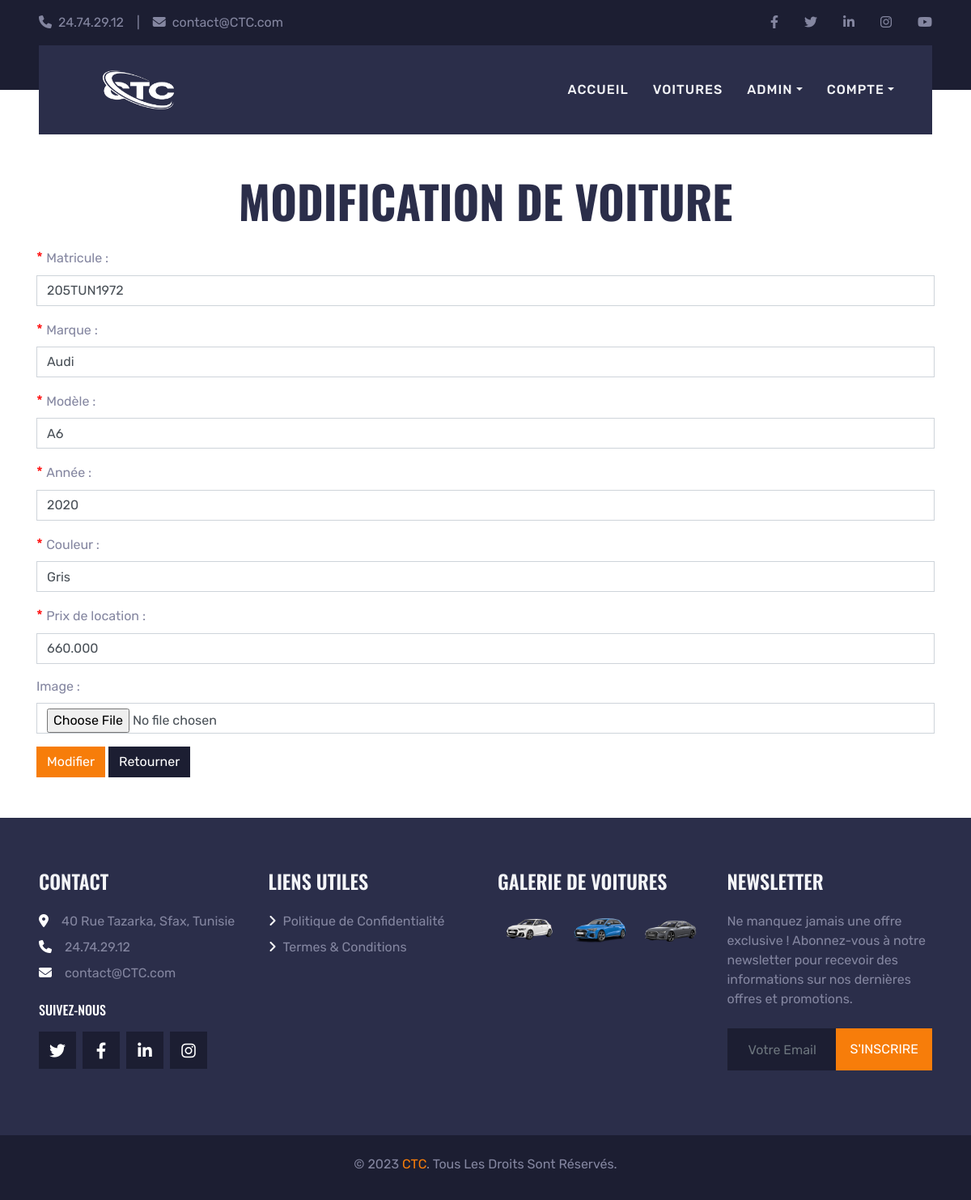
Screenshot of /modification_voiture.php?idVoiture=3 (signed in) with the database file from the repository.
### tables this page shows
CREATE TABLE `voiture` (
  `idVoiture` int(11) NOT NULL,
  `matricule` varchar(10) NOT NULL,
  `marque` varchar(255) NOT NULL,
  `modele` varchar(255) NOT NULL,
  `annee` year(4) NOT NULL,
  `couleur` varchar(255) NOT NULL,
  `prixLocation` decimal(10,3) NOT NULL,
  `disponible` tinyint(1) NOT NULL,
  `image` varchar(255) NOT NULL,
  `dateAjout` datetime NOT NULL DEFAULT current_timestamp()
);

### modification_voiture.php (the view, shortened to what this page needs)
<?php
require_once('config/bd.php');
if (isset($_GET['idVoiture'])) {
    $req = $bdd->prepare('SELECT * FROM voiture WHERE idVoiture = ?');
    $req->execute(array($_GET['idVoiture']));
    $voiture = $req->fetch();
}
?>
<!DOCTYPE html>
<html lang="fr">
<head>
    <?php include('view/header.php') ?>
</head>
<body>
    <header>
        <div class="container-fluid bg-dark py-3 px-lg-5 d-none d-lg-block">
            <div class="row">
                <div class="col-md-6 text-center text-lg-left mb-2 mb-lg-0">
                    <div class="d-inline-flex align-items-center">
                        <a class="text-body pr-3" href=""><i class="fa fa-phone mr-2"></i>24.74.29.12</a>
                        <span class="text-body">|</span>
                        <a class="text-body px-3" href=""><i class="fa fa-envelope mr-2"></i>contact@CTC.com</a>
                    </div>
                </div>
                <div class="col-md-6 text-center text-lg-right">
                    <div class="d-inline-flex align-items-center">
                        <a class="text-body px-3" href="">
                            <i class="fab fa-facebook-f"></i>
                        </a>
                        <a class="text-body px-3" href="">
                            <i class="fab fa-twitter"></i>
                        </a>
                        <a class="text-body px-3" href="">
                            <i class="fab fa-linkedin-in"></i>
                        </a>
                        <a class="text-body px-3" href="">
                            <i class="fab fa-instagram"></i>
                        </a>
                        <a class="text-body pl-3" href="">
                            <i class="fab fa-youtube"></i>
                        </a>
                    </div>
                </div>
            </div>
        </div>
        <div class="container-fluid position-relative nav-bar p-0">
            <div class="position-relative px-lg-5" style="z-index: 9">
                <nav class="navbar navbar-expand-lg bg-secondary navbar-dark py-3 py-lg-0 pl-3 pl-lg-5">
                    <a class="navbar-brand" href="index.php"><img height="100" width="150" src="img/logo.png" alt="logo"></a>
                    <div class="collapse navbar-collapse justify-content-between px-3" id="navbarCollapse">
                        <ul class="navbar-nav ml-auto">
                            <a href="index.php" class="nav-item nav-link">Accueil</a>
                            <a href="voitures.php" class="nav-item nav-link">Voitures</a>
                            <?php
                            echo '<div class="nav-item dropdown">
                                <a href="#" class="nav-link dropdown-toggle" data-toggle="dropdown">Admin</a>
                                <div class="dropdown-menu rounded-0 m-0">
                                    <a href="gestion_voitures.php" class="dropdown-item">Gestion voitures</a>
                                    <a href="gestion_locations.php" class="dropdown-item">Gestion locations</a>
                                    <a href="gestion_clients.php" class="dropdown-item">Gestion clients</a>';
                            echo '</div>
                            </div>
                                <div class="nav-item dropdown">
                                    <a href="#" class="nav-link dropdown-toggle" data-toggle="dropdown">Compte</a>
                                    <div class="dropdown-menu rounded-0 m-0">
                                        <a href="profil.php" class="dropdown-item">Profil</a>
                                        <a href="deconnexion.php" class="dropdown-item">Déconnecter</a>
                                    </div>
                                </div>';
                            ?>
                        </ul>
                    </div>
                </nav>
            </div>
        </div>
    </header>
    <main class="container mt-5">
        <h1 class="display-4 text-uppercase text-center mb-4">Modification de voiture</h1>
        <form method="post" action="modification_voiture.php?idVoiture=<?php echo $voiture['idVoiture']; ?>" enctype="multipart/form-data">
            <div class="mb-3">
                <label for="matricule" class="form-label"><span style="color: red; font-size: 1.1em;">* </span>Matricule :</label>
                <input type="text" name="matricule" value="<?php echo $voiture['matricule']; ?>" class="form-control" required>
            </div>
            <div class="mb-3">
                <label for="marque" class="form-label"><span style="color: red; font-size: 1.1em;">* </span>Marque :</label>
                <input type="text" name="marque" value="<?php echo $voiture['marque']; ?>" class="form-control" required>
            </div>
            <div class="mb-3">
                <label for="modele" class="form-label"><span style="color: red; font-size: 1.1em;">* </span>Modèle :</label>
                <input type="text" name="modele" value="<?php echo $voiture['modele']; ?>" class="form-control" required>
            </div>
            <div class="mb-3">
                <label for="annee" class="form-label"><span style="color: red; font-size: 1.1em;">* </span>Année :</label>
                <input type="number" name="annee" value="<?php echo $voiture['annee']; ?>" class="form-control" required>
            </div>
            <div class="mb-3">
                <label for="couleur" class="form-label"><span style="color: red; font-size: 1.1em;">* </span>Couleur :</label>
                <input type="text" name="couleur" value="<?php echo $voiture['couleur']; ?>" class="form-control" required>
            </div>
            <div class="mb-3">
                <label for="prixLocation" class="form-label"><span style="color: red; font-size: 1.1em;">* </span>Prix de location :</label>
                <input type="number" name="prixLocation" step="0.01" value="<?php echo $voiture['prixLocation']; ?>" class="form-control" required>
            </div>
            <div class="mb-3">
                <label for="image" class="form-label">Image :</label>
                <input type="file" name="image" class="form-control">
            </div>
            <input type="submit" class="btn btn-primary" value="Modifier"></input>
            <a href="gestion_voitures.php" class="btn btn-dark">Retourner</a>
        </form>
    </main>
    <?php include('view/footer.php') ?>
</body>
</html>

### css/style.css (style rules this page uses)
:root { --primary: #f77d0a; --secondary: #2b2e4a; --light: #f4f5f8; --dark: #1c1e32; }
h1, h2, .font-weight-bold { font-weight: 700 !important; }
.nav-bar::before { position: absolute; content: ""; width: 100%; height: 50%; top: 0; left: 0; background: var(--dark); }
.nav-bar::after { position: absolute; content: ""; width: 100%; height: 50%; bottom: 0; left: 0; background: #ffffff; }
.navbar-dark .navbar-nav .nav-link { padding: 30px 15px; font-size: 16px; font-weight: 500; letter-spacing: 1px; text-transform: uppercase; color: var(--light); outline: none; }

### rows the page displays
voiture: matricule "205TUN1972", marque "Audi", modele "A6", annee "2020", couleur "Gris", prixLocation "660.000"
